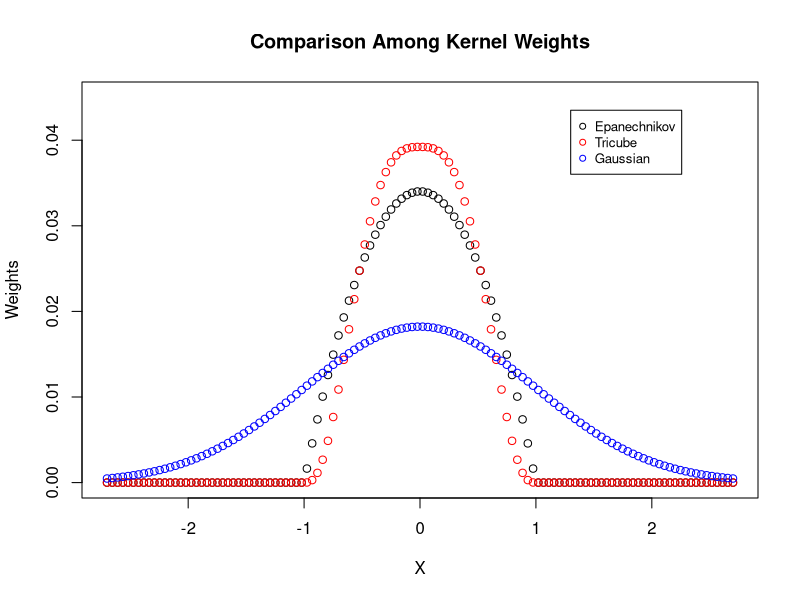
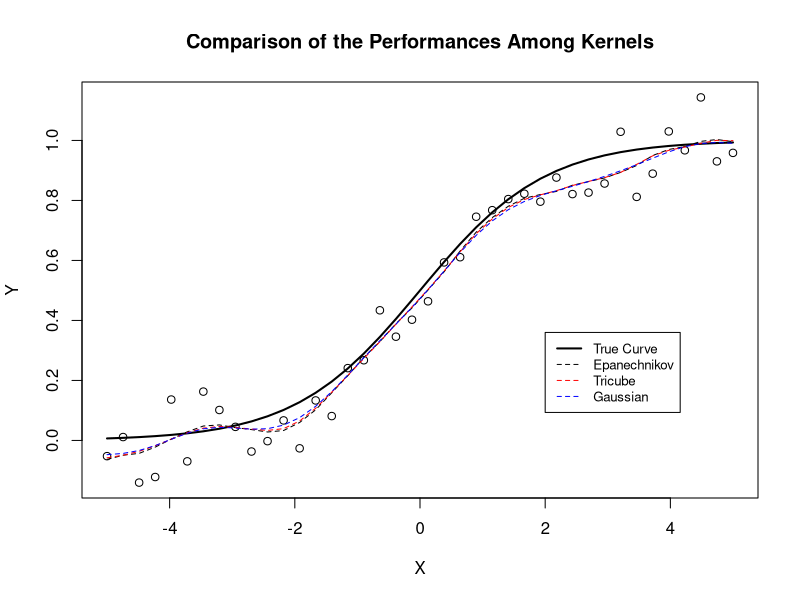
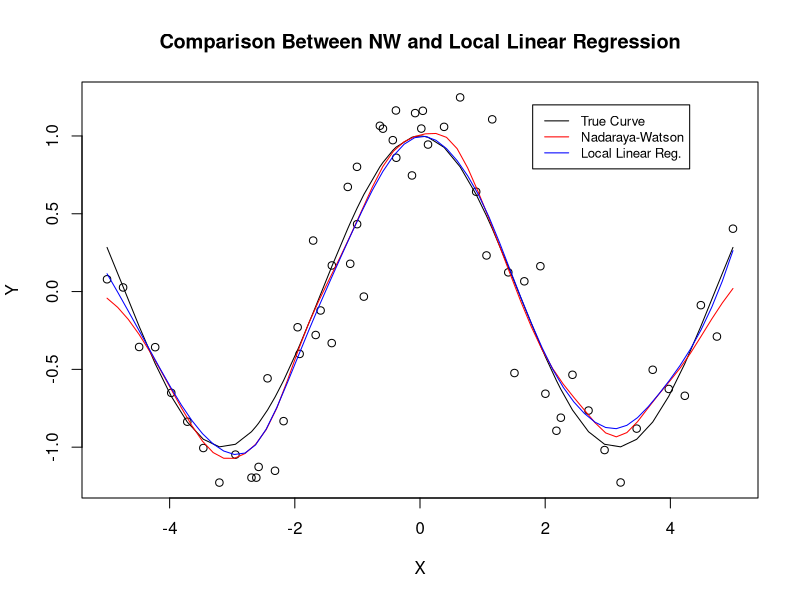
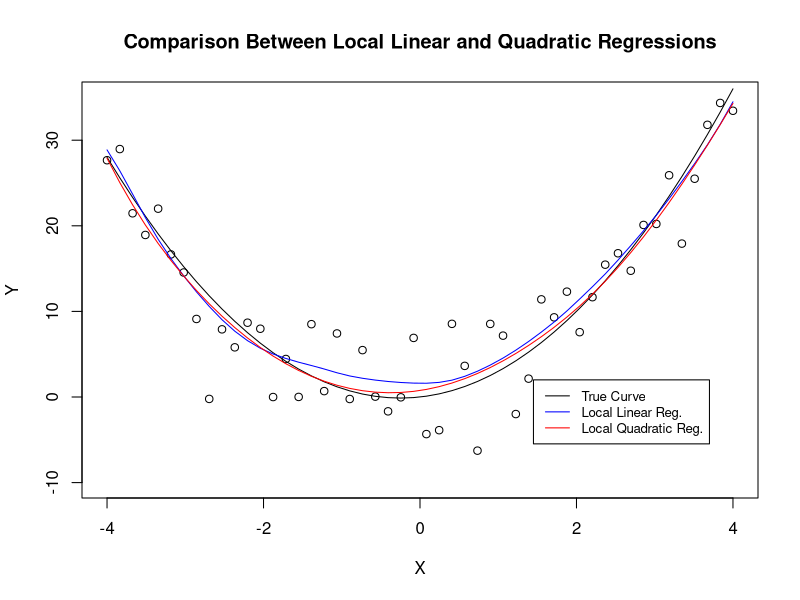
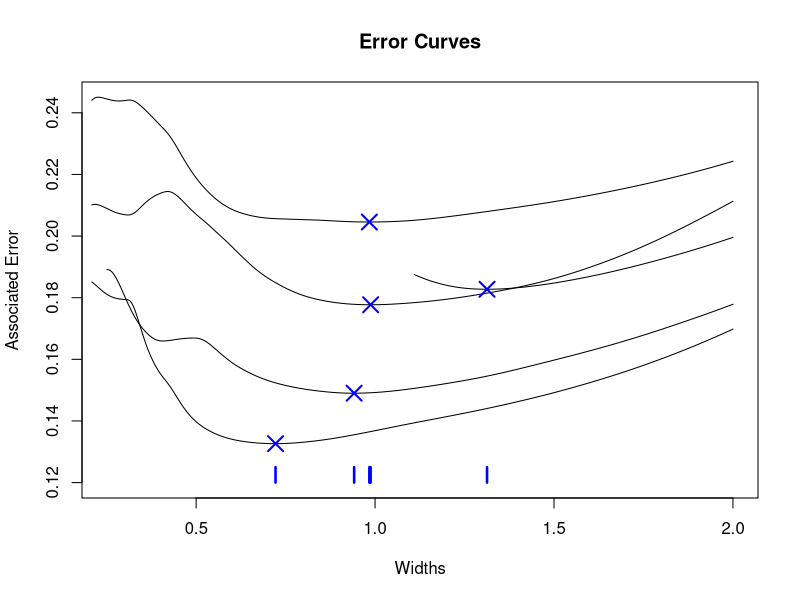
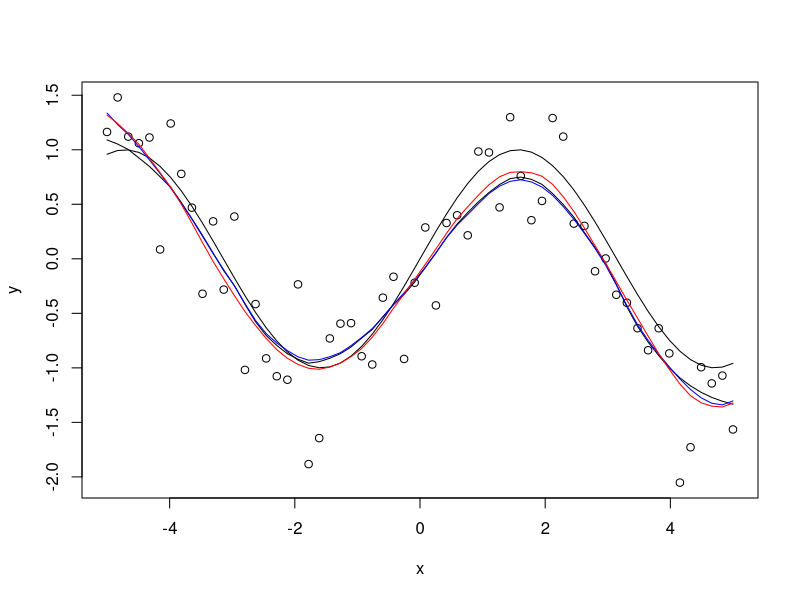
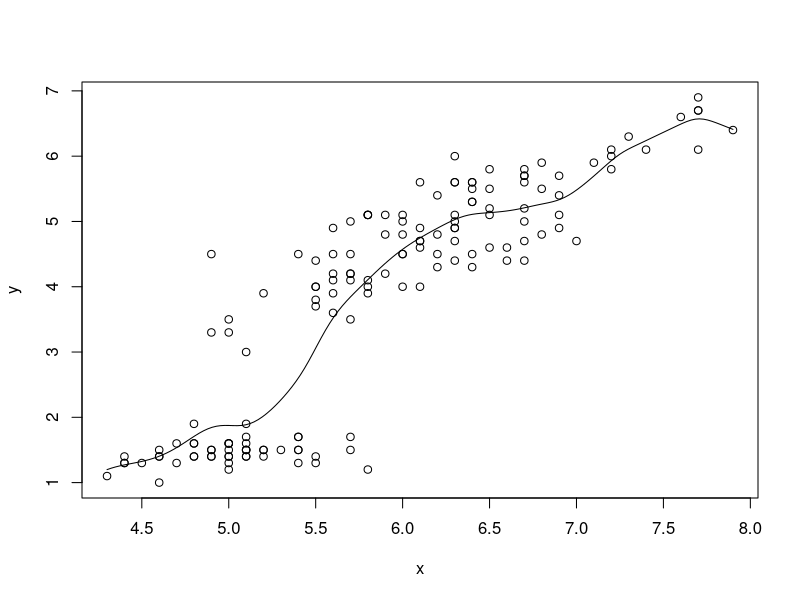

Write the R code that produced these figures, in order. (Note: a time limit stopped this script after it produced the figures.)
################ PART ONE: DEFINITIONS ################
### EVALUATION AT POINT ###
kernel_point <- function(ref, x, y, width, kernel,NW_lin_or_q){
  weights <- rep(0,length(y))
  for (i in 1:length(x)){
    u <- abs( (ref-x[i])/width )
    if (kernel == "gau"){
      weights[i] <- (( 1/sqrt(2*pi) ) * exp( -(1/2)*u^2 ))
    }
    else {
      if (u>1){ weights[i]<-0} 
      else{ 
        if (kernel == "ep"){ 
          weights[i]<-(3/4)*(1-u^2) 
        } else if (kernel == "tri"){ 
          weights[i]<-(70/81)*((1-abs(u)^3)^3) 
        } else if (kernel != "gau"){
          return("Please select and adequate kernel: 'ep' for Epanechnikov, 'tri' for Tricube or 'gau' for Gaussian")
        }
      }
    }
  }
  if (NW_lin_or_q=="NW"){ return(sum(weights*y)/sum(weights)) }
  else if (NW_lin_or_q=="lin"){
    W <- diag(weights)
    B <- matrix( c(rep(1, length(x)), x), length(x), 2)
    return(t(c(1, ref)) %*% solve( t(B) %*% W %*% B ) %*% t(B) %*% W %*% y)
  }
  else if (NW_lin_or_q=="q"){
    W <- diag(weights)
    B <- matrix( c(rep(1, length(x)), x, x^2), length(x), 3)
    return(t(c(1, ref, ref^2)) %*% solve( t(B) %*% W %*% B ) %*% t(B) %*% W %*% y)
  }
  else {return("Please select and adequate fitted model: 'NW' for a weighted average, 'lin' for a least squares linear model or 'q' for a least squares quadratic model")
  }
}

### REGRESSION ###
kernel_reg <- function(x, y, width, kernel, NW_lin_or_q){
  if (kernel!="ep"&kernel!="tri"&kernel!="gau"){
    return("Please select and adequate kernel: 'ep' for Epanechnikov, 'tri' for Tricube or 'gau' for Gaussian")
  }
  if (NW_lin_or_q!="NW"&NW_lin_or_q!="lin"&NW_lin_or_q!="q"){
    return("Please select and adequate fitted model: 'NW' for a weighted average, 'lin' for a least squares linear model or 'q' for a least squares quadratic model")
  }
  if (width =="optimal"){
    width <- LOOCV(x,y,kernel, NW_lin_or_q, precision = 200)$optimal
  }
  sapply(seq(min(x), max(x), length =length(x)), FUN = kernel_point, x, y, width, kernel, NW_lin_or_q)
}

### LOOCV ERRORS AND OPTIMISATION ###
LOOCV <- function(x, y, kernel, NW_lin_or_q, precision, lambda_min = max_distance(x)*scalar_min, lambda_max = 5*sigma/nthroot(n,5)){
  if (kernel!="ep"&kernel!="tri"&kernel!="gau"){
    return("Please select and adequate kernel: 'ep' for Epanechnikov, 'tri' for Tricube or 'gau' for Gaussian")
  }
  if (NW_lin_or_q!="NW"&NW_lin_or_q!="lin"&NW_lin_or_q!="q"){
    return("Please select and adequate fitted model: 'NW' for a weighted average, 'lin' for a least squares linear model or 'q' for a least squares quadratic model")
  }
  library(pracma)
  sigma <- sd(x)
  n <- length(x)
  max_distance <- function(x){
    distances <- c()
    sorted <- sort(x)
    for (i in 1:n-1){
      distances <- append(distances, abs(sorted[i]-sorted[i+1]))
    }
    return(max(distances))
  }
  if (NW_lin_or_q == "NW"){
    scalar_min <- 1.05
  } else if (NW_lin_or_q == "lin"){
    scalar_min <- 2.05
  } else { scalar_min <- 3.5 }
  if (kernel == "gau"){ scalar_min <- scalar_min/3}
  kernel_t <- function(ref, x, y, width, kernel,NW_lin_or_q, obs0){
    weights <- rep(0,n)
    for (i in 1:n){
      u <- abs( (ref-x[i])/width )
      if (kernel == "gau"){
        weights[i] <- (( 1/sqrt(2*pi) ) * exp( -(1/2)*u^2 ))
      }
      else {
        if (u>1){ weights[i]<-0} 
        else{ 
          if (kernel == "ep"){ 
            weights[i]<-(3/4)*(1-u^2) 
          } else if (kernel == "tri"){ 
            weights[i]<-(70/81)*((1-abs(u)^3)^3) 
          } else if (kernel != "gau"){
            return("Please select and adequate kernel: 'ep' for Epanechnikov, 'tri' for Tricube or 'gau' for Gaussian")
          }
        }
      }
    }
    if (NW_lin_or_q=="NW"){ W <- weights/sum(weights) }
    else if (NW_lin_or_q=="lin"){
      W <- diag(weights)
      B <- matrix( c(rep(1, n), x), n, 2)
      W <- t(c(1, ref)) %*% solve( t(B) %*% W %*% B ) %*% t(B) %*% W
    }
    else {
      W <- diag(weights)
      B <- matrix( c(rep(1, n), x, x^2), n, 3)
      W <- t(c(1, ref, ref^2)) %*% solve( t(B) %*% W %*% B ) %*% t(B) %*% W
    }
    return( list( Skk = W[obs0] , predicted = W %*% y) )
  }
  CVE <- rep(0, precision)
  lambdas <- seq( lambda_min, lambda_max, length = precision )
  for (i in 1:precision ){
    lmb <- lambdas[i]
    MSEs <- rep(0, n)
    for (j in 1:n){
      MSEs[j] <- ( (y[j]-kernel_t(x[j], x, y, lmb, kernel, NW_lin_or_q, j)$predicted)/(1-kernel_t(x[j], x, y, lmb, kernel, NW_lin_or_q, j)$Skk) )^2
    }
    CVE[i] <- mean(MSEs)
  }
  return(list(optimal = lambdas[which( CVE==min(CVE) )], set_lambdas = lambdas, errors = CVE, rule_thumb = sigma/nthroot(n,5)))
}

### BOOTSTRAP CI USING K-FOLD CV ###
CI <- function(x, y, width, kernel, NW_lin_or_q, interval, times){
  n <- length(x)
  max <- max(x)
  min <- min(x)
  
  leave_out_reg <- function(x, y, width, kernel, NW_lin_or_q){
    indices <- sample(1:n, n*0.8)
    if (kernel!="ep"&kernel!="tri"&kernel!="gau"){
      return("Please select and adequate kernel: 'ep' for Epanechnikov, 'tri' for Tricube or 'gau' for Gaussian")
    }
    if (NW_lin_or_q!="NW"&NW_lin_or_q!="lin"&NW_lin_or_q!="q"){
      return("Please select and adequate fitted model: 'NW' for a weighted average, 'lin' for a least squares linear model or 'q' for a least squares quadratic model")
    }
    if (width =="optimal"){
      width <- LOOCV(x,y,kernel, NW_lin_or_q, precision = 200)$optimal
    }
    sapply(seq(min, max, length = n), FUN = kernel_point, x[indices], y[indices], width, kernel, NW_lin_or_q)
  }
  
  results <- replicate(times, leave_out_reg(x, y, width, kernel, NW_lin_or_q))
  
  intervals <- c()
  for (i in 1:n){
    intervals <- rbind(intervals, as.vector(quantile(results[i,], probs = c(interval/2, 1-interval/2))) )
  }
  return(list(upper = intervals[,2], lower = intervals[,1]))
}





################ PART TWO: REPRODUCTION OF THE PLOTS ################
### FIRST PLOT: COMPARISON AMONG KERNEL WEIGHTS ###
NW_weights <- function(ref, x, y, width, kernel){
  weights <- rep(0,length(y))
  for (i in 1:length(x)){
    u <- abs( (ref-x[i])/width )
    if (kernel == "gau"){
      weights[i] <- (( 1/sqrt(2*pi) ) * exp( -(1/2)*u^2 ))
    }
    else {
      if (u>1){ weights[i]<-0} 
      else{ 
        if (kernel == "ep"){ 
          weights[i]<-(3/4)*(1-u^2) 
        } else if (kernel == "tri"){ 
          weights[i]<-(70/81)*((1-abs(u)^3)^3) 
        } else if (kernel != "gau"){
          return("Please select and adequate kernel: 'ep' for Epanechnikov, 'tri' for Tricube or 'gau' for Gaussian")
        }
      }
    }
  }
  return(weights/sum(weights))
}
set.seed(11)
n <- 120
x <- seq(-2.7,2.7, length = n)
y <- 1/(1+(exp(-x)))
plot(seq(min(x), max(x), length = length(x)), NW_weights(0,x,y, 1, kernel = "ep"), col = "black", main = "Comparison Among Kernel Weights", xlab = "X", ylab = "Weights", ylim = c(0,0.045))
points(seq(min(x), max(x), length = length(x)), NW_weights(0,x,y, 1, kernel = "tri"), col = "red")
points(seq(min(x), max(x), length = length(x)), NW_weights(0,x,y, 1, kernel = "gau"), col = "blue")
legend(1.3,0.0435, legend=c("Epanechnikov", "Tricube", "Gaussian"), col=c("black", "red", "blue"), pch = 1, cex=0.8)

### SECOND PLOT: COMPARISON OF THE PERFORMANCES AMONG KERNELS ###
set.seed(11)
n <- 40
x <- seq(-5,5, length = n)
y <- 1/(1+(exp(-x))) + rnorm(n, 0, 0.1)
plot(x,y, main = "Comparison of the Performances Among Kernels",xlab = "X", ylab = "Y")
lines(x, 1/(1+exp(-x)),lwd = 2)
lines(seq(min(x), max(x), length = length(x)), kernel_reg(x,y, LOOCV(x,y, "ep", "NW", 100)$optimal, "ep", "NW"), lty = 2)
lines(seq(min(x), max(x), length = length(x)), kernel_reg(x,y, LOOCV(x,y, "tri", "NW", 100)$optimal, "tri", "NW"), lty = 2, col = "red")
lines(seq(min(x), max(x), length = length(x)), kernel_reg(x,y, LOOCV(x,y, "gau", "NW", 100)$optimal, "gau", "NW"), lty = 2, col = "blue")
legend(2,0.36, legend=c("True Curve", "Epanechnikov", "Tricube", "Gaussian"), col=c("black","black", "red", "blue"), lty = c(1,2,2,2), lwd = c(2,1,1,1), cex = 0.8 )

### THIRD PLOT: COMPARISON BETWEEN NW AND LOCAL LINEAR REGRESSION ###
set.seed(11)
n <- 60
x <- seq(-5,5, length = n*2/3)
x <- sort(c(x, rnorm(n/3, 0, 1.7)))
y <- cos(x)+rnorm(n,0, 0.3)
plot(x,y, main = "Comparison Between NW and Local Linear Regression",xlab = "X", ylab = "Y")
lines(x, cos(x))
lines(seq(min(x), max(x), length = length(x)), kernel_reg(x,y,LOOCV(x,y,"gau", "NW", 100)$optimal  , "gau", "NW"), col = "red")
lines(seq(min(x), max(x), length = length(x)), kernel_reg(x,y,LOOCV(x,y,"gau", "lin", 100)$optimal  , "gau", "lin"), col = "blue")
legend(1.8,1.2, legend=c("True Curve", "Nadaraya-Watson", "Local Linear Reg."), col=c("black", "red", "blue"), lty=1, cex=0.8)

### FORTH PLOT: COMPARISON BETWEEN LOCAL LINEAR AND QUADRATIC REGRESSIONS ###
set.seed(8)
n <- 50
x <- seq(-4,4, length = n)
y <- x+2*x^2+rnorm(n,0, 4)
plot(x,y, ylim = c(-10,35), main = "Comparison Between Local Linear and Quadratic Regressions",xlab = "X", ylab = "Y")
lines(x, x+2*x^2)
lines(seq(min(x), max(x), length = length(x)), kernel_reg(x,y,LOOCV(x,y,"tri", "lin", 100)$optimal  , "tri", "lin"), col = "blue")
lines(seq(min(x), max(x), length = length(x)), kernel_reg(x,y,LOOCV(x,y,"tri", "q", 100)$optimal  , "tri", "q"), col = "red")
legend(1.45,2, legend=c("True Curve", "Local Linear Reg.", "Local Quadratic Reg."), col=c("black", "blue", "red"), lty=1, cex=0.8)

### FIFTH PLOT: ERROR CURVES ###
set.seed(10)
n <- 50
x <- seq(0,6, length = n)
x <- c(x, rnorm(2*n/3, 3, 1))
y <- sin(x)+rnorm(n+2*n/3, 0, 0.4)

result <- LOOCV(x,y,"tri", "lin", 500,lambda_max =  2)
plot(result$set_lambdas, result$errors, type = "l", ylim = c(0.12, 0.245), xlab = "Widths", ylab = "Associated Error", main = "Error Curves")
points( result$optimal, min(result$errors), pch = 4, col = "blue" , cex = 2, lwd = 2)
lines(x = c(result$optimal,result$optimal), y = c(0.12, 0.125), col = "blue", lwd = 2.5)

newcurve <- function(n){
  x <- seq(0,6, length = n)
  x <- c(x, rnorm(2*n/3, 3, 1))
  y <- sin(x)+rnorm(n+2*n/3, 0, 0.4)
  result <- LOOCV(x,y,"tri", "lin", 500,lambda_max =  2)
  lines(result$set_lambdas, result$errors)
  points( result$optimal, min(result$errors), pch = 4, col = "blue" , cex = 2, lwd = 2)
  lines(x = c(result$optimal,result$optimal), y = c(0.12, 0.125), col = "blue", lwd = 2.5)
}
replicate(4, newcurve(60))





################ PART THREE: EXAMPLES OF USE ################
n <- 60
x <- seq(-5,5, length = n)
y <- sin(x)+rnorm(n, 0, 0.4)
plot(x,y)
lines(x, sin(x))
lines(seq(min(x), max(x), length = length(x)), kernel_reg(x,y,LOOCV(x,y,"ep", "NW", 100)$optimal  , "ep", "NW"))
lines(seq(min(x), max(x), length = length(x)), kernel_reg(x,y,LOOCV(x,y,"ep", "lin", 100)$optimal  , "ep", "lin"), col = "blue")
lines(seq(min(x), max(x), length = length(x)), kernel_reg(x,y,LOOCV(x,y,"ep", "q", 100)$optimal  , "ep", "q"), col = "red")

data(iris)
x <- iris$Sepal.Length
y <- iris$Petal.Length
plot(x,y)
lines(seq(min(x), max(x), length = length(x)), kernel_reg(x,y,LOOCV(x,y,"gau", "lin", 100)$optimal  , "gau", "lin"), col = "black")
CIE <- CI(x,y,LOOCV(x,y,"gau", "lin", 100)$optimal, "gau", "lin", interval = 0.01, times = 800)
lines( seq(min(x), max(x), length = length(x)), CIE$upper, col = "blue", lty = 2)
lines( seq(min(x), max(x), length = length(x)), CIE$lower, col = "blue", lty = 2)

set.seed(9)
n <- 50
x <- seq(-4,6, length = n*3/4)
x <- sort(c(x, rnorm(n/4, 2, 1.5)))
y <- -x+2*x^2-1.5*x^3+rnorm(n, 0, 20)
plot(x,y)
lines(x, -x+2*x^2-1.5*x^3)
lines(seq(min(x), max(x), length = length(x)), kernel_reg(x,y,LOOCV(x,y,"tri", "NW", 100)$optimal  , "tri", "NW"), col = "red")
lines(seq(min(x), max(x), length = length(x)), kernel_reg(x,y,LOOCV(x,y,"tri", "lin", 100)$optimal  , "tri", "lin"), col = "blue")
lines(seq(min(x), max(x), length = length(x)), kernel_reg(x,y,LOOCV(x,y,"tri", "q", 100)$optimal  , "tri", "q"), col = "green")
